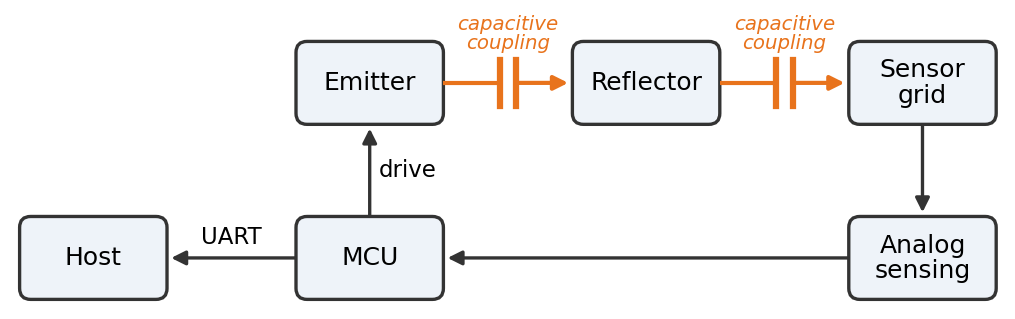

The Python source for this figure:
"""Simple system block diagram for the README: the MCU drives the emitters, the
signal couples capacitively through the reflector to the sensor grid, and the
measurement comes back through the analog front end to the MCU and out over UART."""
from pathlib import Path

import matplotlib

matplotlib.use("Agg")  # render to file only; never open a window

import matplotlib.pyplot as plt
from matplotlib.patches import FancyArrowPatch, FancyBboxPatch

OUT_DIR = Path(__file__).resolve().parent

BOX_W, BOX_H = 1.6, 0.9
COL_PITCH = BOX_W + 1.4  # wide gaps leave room for the coupling symbols
ROW_Y = {"top": 1.9, "bottom": 0.0}

# name: (label, column, row)
BLOCKS = {
    "host": ("Host", 0, "bottom"),
    "mcu": ("MCU", 1, "bottom"),
    "analog": ("Analog\nsensing", 3, "bottom"),
    "emitter": ("Emitter", 1, "top"),
    "reflector": ("Reflector", 2, "top"),
    "grid": ("Sensor\ngrid", 3, "top"),
}

C_FILL = "#eef3f9"
C_EDGE = "#333333"
C_COUPLE = "#e8731c"  # capacitive (wireless) links stand out from wired ones


def box(name):
    _, col, row = BLOCKS[name]
    return col * COL_PITCH, ROW_Y[row]


def side(name, where):
    """Midpoint of a box edge: 'left', 'right', 'top' or 'bottom'."""
    x, y = box(name)
    return {"left": (x, y + BOX_H / 2), "right": (x + BOX_W, y + BOX_H / 2),
            "top": (x + BOX_W / 2, y + BOX_H), "bottom": (x + BOX_W / 2, y)}[where]


def wire(ax, start, end, label=None, label_side="top"):
    ax.add_patch(FancyArrowPatch(start, end, arrowstyle="-|>", mutation_scale=14, lw=1.6,
                                 color=C_EDGE, shrinkA=0, shrinkB=2))
    if label:
        mx, my = (start[0] + end[0]) / 2, (start[1] + end[1]) / 2
        if label_side == "top":
            ax.text(mx, my + 0.1, label, ha="center", va="bottom", fontsize=11)
        else:
            ax.text(mx + 0.1, my, label, ha="left", va="center", fontsize=11)


def coupling(ax, start, end):
    """Horizontal link drawn as a capacitor: two plates with no wire between them."""
    (x0, y), (x1, _) = start, end
    xm, gap, plate_h = (x0 + x1) / 2, 0.09, 0.5
    kw = dict(color=C_COUPLE, lw=2.0, solid_capstyle="butt")
    ax.plot([x0, xm - gap], [y, y], **kw)
    ax.plot([xm - gap] * 2, [y - plate_h / 2, y + plate_h / 2], color=C_COUPLE, lw=3.0)
    ax.plot([xm + gap] * 2, [y - plate_h / 2, y + plate_h / 2], color=C_COUPLE, lw=3.0)
    ax.add_patch(FancyArrowPatch((xm + gap, y), end, arrowstyle="-|>", mutation_scale=14,
                                 lw=2.0, color=C_COUPLE, shrinkA=0, shrinkB=2))
    ax.text(xm, y + plate_h / 2 + 0.08, "capacitive\ncoupling", ha="center", va="bottom",
            fontsize=9.5, style="italic", color=C_COUPLE, linespacing=1.0)


def main():
    width = 3 * COL_PITCH + BOX_W
    height = ROW_Y["top"] + BOX_H
    fig, ax = plt.subplots(figsize=(width * 0.8, (height + 0.6) * 0.8))

    for name, (label, _, _) in BLOCKS.items():
        x, y = box(name)
        ax.add_patch(FancyBboxPatch((x, y), BOX_W, BOX_H, boxstyle="round,pad=0,rounding_size=0.12",
                                    fc=C_FILL, ec=C_EDGE, lw=1.6, zorder=2))
        ax.text(x + BOX_W / 2, y + BOX_H / 2, label, ha="center", va="center", fontsize=12,
                linespacing=1.1, zorder=3)

    wire(ax, side("mcu", "top"), side("emitter", "bottom"), "drive", label_side="right")
    coupling(ax, side("emitter", "right"), side("reflector", "left"))
    coupling(ax, side("reflector", "right"), side("grid", "left"))
    wire(ax, side("grid", "bottom"), side("analog", "top"))
    wire(ax, side("analog", "left"), side("mcu", "right"))
    wire(ax, side("mcu", "left"), side("host", "right"), "UART")

    ax.set_xlim(-0.05, width + 0.05)
    ax.set_ylim(-0.05, height + 0.05)
    ax.set_aspect("equal")
    ax.axis("off")
    for ext in ("png", "svg"):
        fig.savefig(OUT_DIR / f"system-block-diagram.{ext}", dpi=150, bbox_inches="tight")
    plt.close(fig)


if __name__ == "__main__":
    main()
